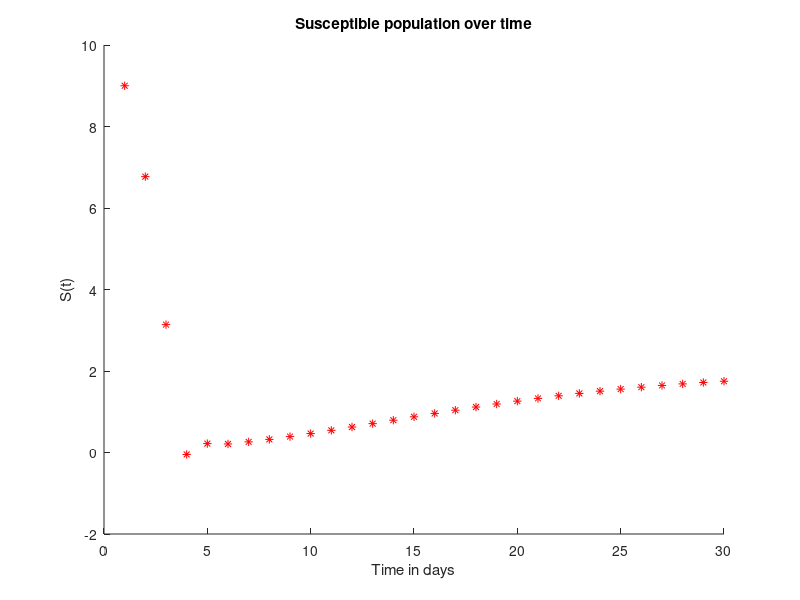
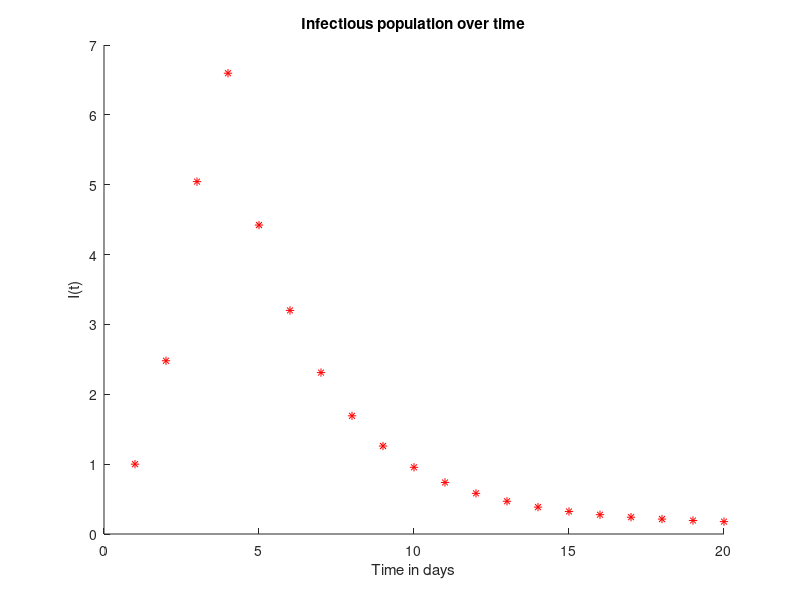
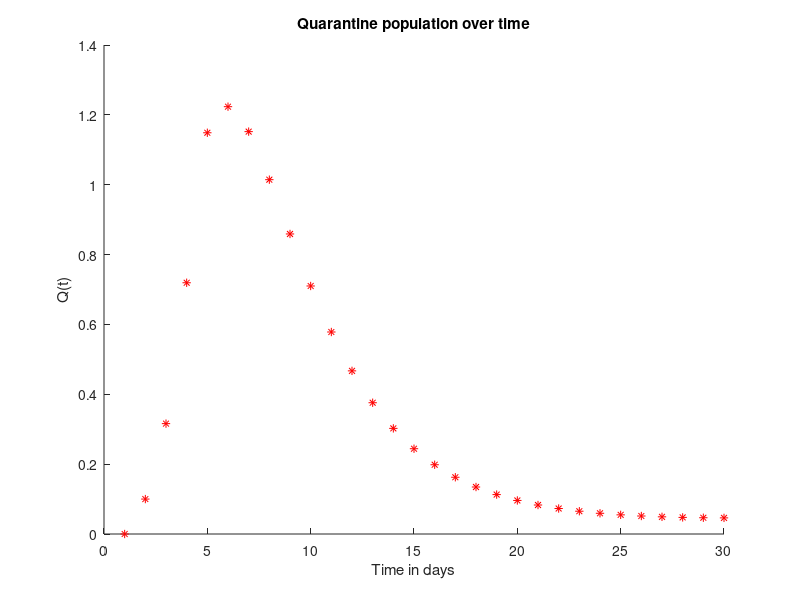
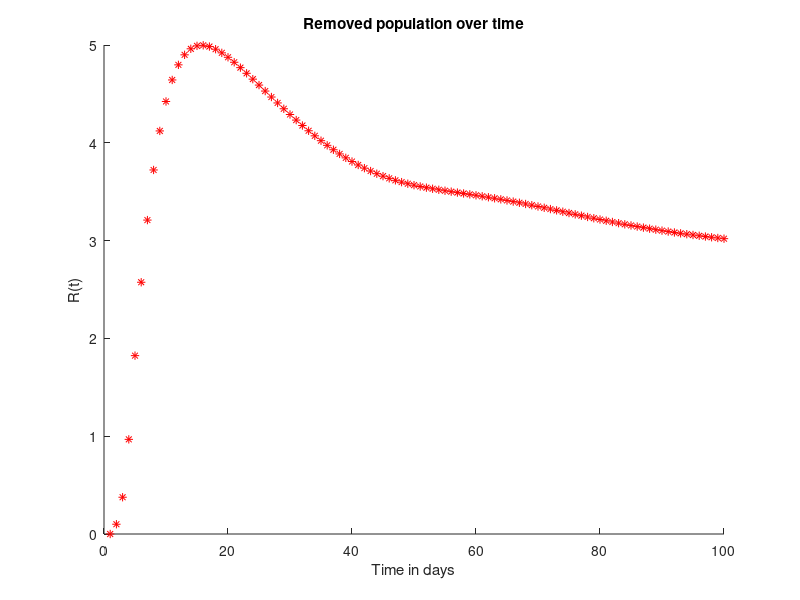

Write MATLAB code to recreate these figures, in order.
%Simulation SIQR model

%parameters

t = 180;
alpha = 0.2;
gamma  = 0.1;
mu = 0.02;
rho = 0.3;
epsilon = 0.1;
eta = 0.2;
Delta = 0.2;
v = 0.05;

% R_0

R0 = (Delta*alpha)/((mu + v)*(gamma + mu + eta))

%Equations

S = [9];
I = [1];
Q = [0];
R = [0];

N = [S(1) + I(1) + Q(1) + R(1)];

for i = 1:t,
  S(i+1) = S(i) + Delta - alpha*S(i)*I(i) - mu*S(i) - v*S(i);
  I(i+1) = I(i) + alpha*S(i)*I(i) - (gamma + mu + eta)*I(i);
  Q(i+1) = Q(i) + (eta - epsilon)*I(i) - (rho + mu)*Q(i);
  R(i+1) = R(i) + gamma*I(i) + rho*Q(i) - mu*R(i);
end;

%print results

S(t)
I(t)
Q(t)
R(t)

%Plots

figure (1);
hold on
for j=1:t
    plot(j,S(j),'*','color','r');
end
xlim([0,30])
title ("Susceptible population over time");
xlabel ("Time in days");
ylabel ("S(t)");
hold off

figure (2);
hold on
for j=1:t
    plot(j,I(j),'*','color','r');
end
xlim([0,20])
title ("Infectious population over time");
xlabel ("Time in days");
ylabel ("I(t)");
hold off

figure (3);
hold on
for j=1:t
    plot(j,Q(j),'*','color','r');
end
xlim([0,30])
title ("Quarantine population over time");
xlabel ("Time in days");
ylabel ("Q(t)");
hold off

figure (4);
hold on
for j=1:t
    plot(j,R(j),'*','color','r');
end
xlim([0,100])
title ("Removed population over time");
xlabel ("Time in days");
ylabel ("R(t)");
hold off
